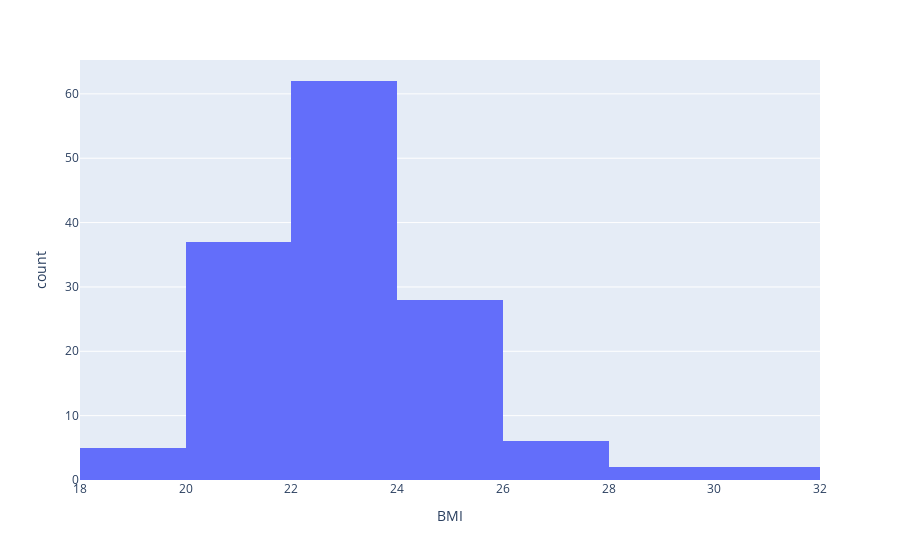

The code cell stored with this chart in its notebook:
### Code cell
weight = px.histogram(wnba, x="BMI", nbins=10)
weight.show()

### Figure 1 — Plotly figure (JSON) as saved in the notebook; plotly's stock layout.template omitted (floating-point values rounded to 4 significant figures; data arrays with more than 128 entries replaced by an {"elided": "..."} marker saying what was removed)
{"data": [{"alignmentgroup": "True", "bingroup": "x", "hoverlabel": {"namelength": 0}, "hovertemplate": "BMI=%{x}<br>count=%{y}", "legendgroup": "", "marker": {"color": "#636efa"}, "name": "", "nbinsx": 10, "offsetgroup": "", "orientation": "v", "showlegend": false, "type": "histogram", "x": {"elided": "142 float values"}, "xaxis": "x", "yaxis": "y"}], "layout": {"barmode": "relative", "legend": {"tracegroupgap": 0}, "margin": {"t": 60}, "xaxis": {"anchor": "y", "domain": [0, 1], "title": {"text": "BMI"}}, "yaxis": {"anchor": "x", "domain": [0, 1], "title": {"text": "count"}}}}
